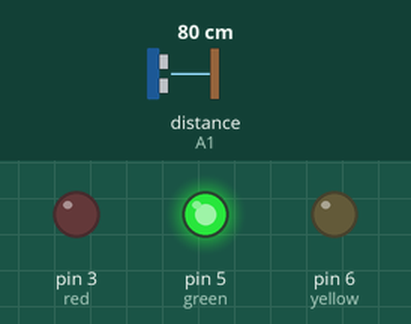
Recording of a sketch running on a simulated Arduino Uno, built with avr-gcc and run on an emulated ATmega328P. Shown: output pins drawn as LEDs (lit = HIGH). Wiring (inferred from the names in the program): ultrasonic range finder: trigger A0; echo A1. The inputs (shaded band) are chosen by the test bench; at power-on: distance to the obstacle (sensor on A1) 80 cm. The echo pulse lasts 58.3 µs per cm; pins used as bus, display or sensor lines are not drawn; what the sketch prints to the serial monitor is not drawn.

Above: at 1.2 s.
1.3 s: distance to the obstacle (sensor on A1) set to 28 cm
2.8 s: distance to the obstacle (sensor on A1) set to 23 cm
At 4.0 s:
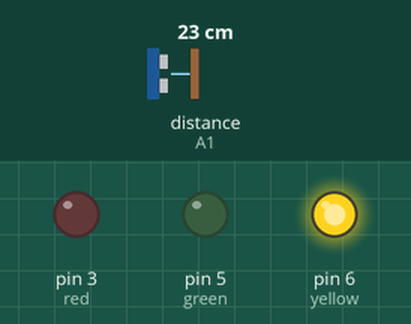
4.3 s: distance to the obstacle (sensor on A1) set to 11 cm
5.8 s: distance to the obstacle (sensor on A1) set to 8 cm
At 6.3 s:
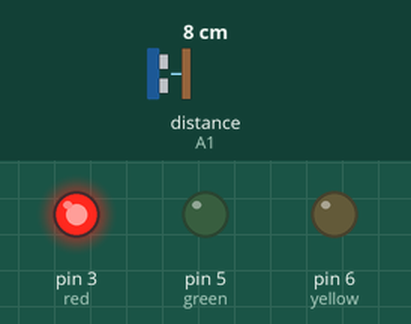
7.3 s: distance to the obstacle (sensor on A1) set to 18 cm
At 8.5 s:
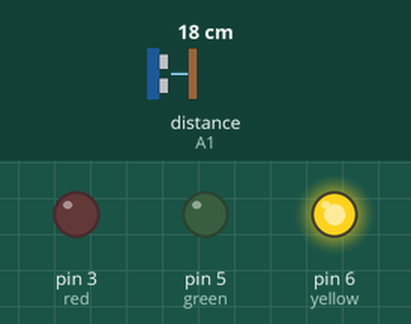
8.8 s: distance to the obstacle (sensor on A1) set to 2 cm
At 9.8 s:
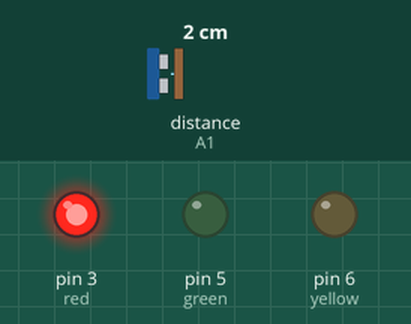
Timing chart, 0 to 11.3 s (numbered marks = the images above; inputs shaded):
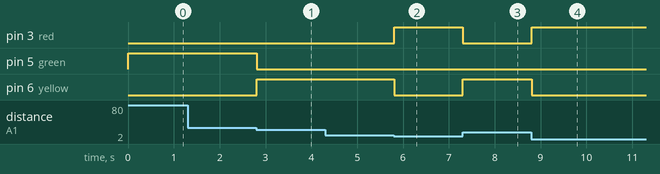

The sketch:

test.ino
```cpp
//sensor pins
#define trig_pin A0 //analog input 1
#define echo_pin A1 //analog input 2

long duration, distance,FrontSensor;

#define red  3
#define yellow 6
#define green  5

void setup() {
  // put your setup code here, to run once:
  pinMode(trig_pin, OUTPUT);
  pinMode(echo_pin, INPUT);
  pinMode(red, OUTPUT);
  pinMode(yellow, OUTPUT);
  pinMode(green, OUTPUT);
  Serial.begin(9600);
}

void loop() {
  // put your main code here, to run repeatedly:
  do{
    SonarSensor(trig_pin, echo_pin);
    FrontSensor = distance;
    Serial.println(FrontSensor);

   if(FrontSensor >= 25){
    green_l();
  }
else if(  FrontSensor < 25 && FrontSensor >= 10){
      yellow_l();
  }
else{
  red_l();
  }

    }while(FrontSensor!=0);
}
void yellow_l(){
    digitalWrite(yellow, HIGH);
      digitalWrite(red, LOW);
  digitalWrite(green, LOW);
}

void red_l(){
    digitalWrite(yellow, LOW);
    digitalWrite(red, HIGH);
    digitalWrite(green, LOW);
}

void green_l(){
    digitalWrite(yellow, LOW);
      digitalWrite(red, LOW);
  digitalWrite(green, HIGH);
}

void SonarSensor(int trigPin,int echoPin)
{
digitalWrite(trigPin, LOW);
delayMicroseconds(100);
digitalWrite(trigPin, HIGH);
delayMicroseconds(100);
digitalWrite(trigPin, LOW);
duration = pulseIn(echoPin, HIGH);
distance = (duration/2) / 29.1;

}
```

Measured:
- the behaviour switches between 26 and 25 cm on distance to the obstacle (sensor on A1) (found by bisection; images 0 and 1)
- the behaviour switches between 10 and 9 cm on distance to the obstacle (sensor on A1) (found by bisection; images 1 and 2)
- after the input at 2.8 s, pin 5 (green): HIGH → LOW at once; pin 6 (yellow): LOW → HIGH at once
- after the input at 5.8 s, pin 3 (red): LOW → HIGH at once; pin 6 (yellow): HIGH → LOW at once
- after the input at 7.3 s, pin 3 (red): HIGH → LOW at once; pin 6 (yellow): LOW → HIGH at once
- after the input at 8.8 s, pin 3 (red): LOW → HIGH at once; pin 6 (yellow): HIGH → LOW at once
